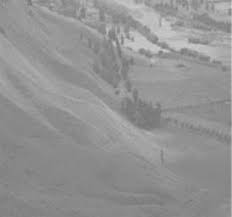
#> input picture Computer Vision/wiki.jpg, 232 x 217 px
$ jupyter execute Histogram_equalization.ipynb
#> lines starting #> are read from the running program, lines starting #| are printed output that depends on the picture
[cell 1]
import cv2
import numpy as np
import matplotlib.pyplot as plt

[cell 2]
img = cv2.imread("wiki.jpg",0)
#> img is the input picture: shape (217, 232); min 116, max 212, mean 147

[cell 3]
hist,bins = np.histogram(img.flatten(),256,[0,256])
#> hist = 256 values, max 3210 at index 137, min 0 at index 0, mean 196.7; bins = 257 values from 0 to 256

[cell 4]
cdf = hist.cumsum()
#> cdf = 256 values from 0 to 50344

[cell 5]
cdf_normalize = cdf*hist.max() / cdf.max()
#> cdf_normalize = 256 values from 0 to 3210

[cell 6]
plt.plot(cdf_normalize,color="b")
plt.hist(img.flatten(),256,[0,256],color="r")
plt.xlim([0,256])
plt.legend(("cdf","histogram"),loc="upper left")
plt.show()
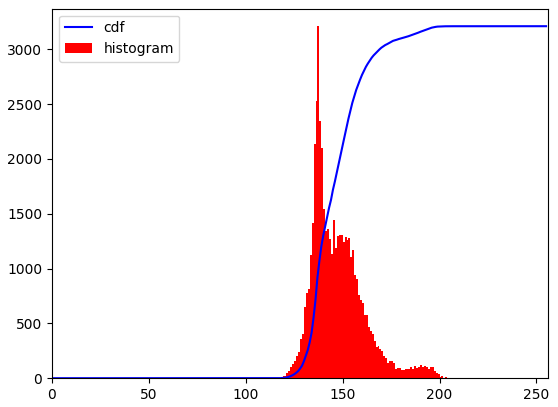
#> figure drawn by matplotlib, 1 panel; tallest bar 3210 high, from x = 137 to 138; curve peaks at x = 212, y = 3210
